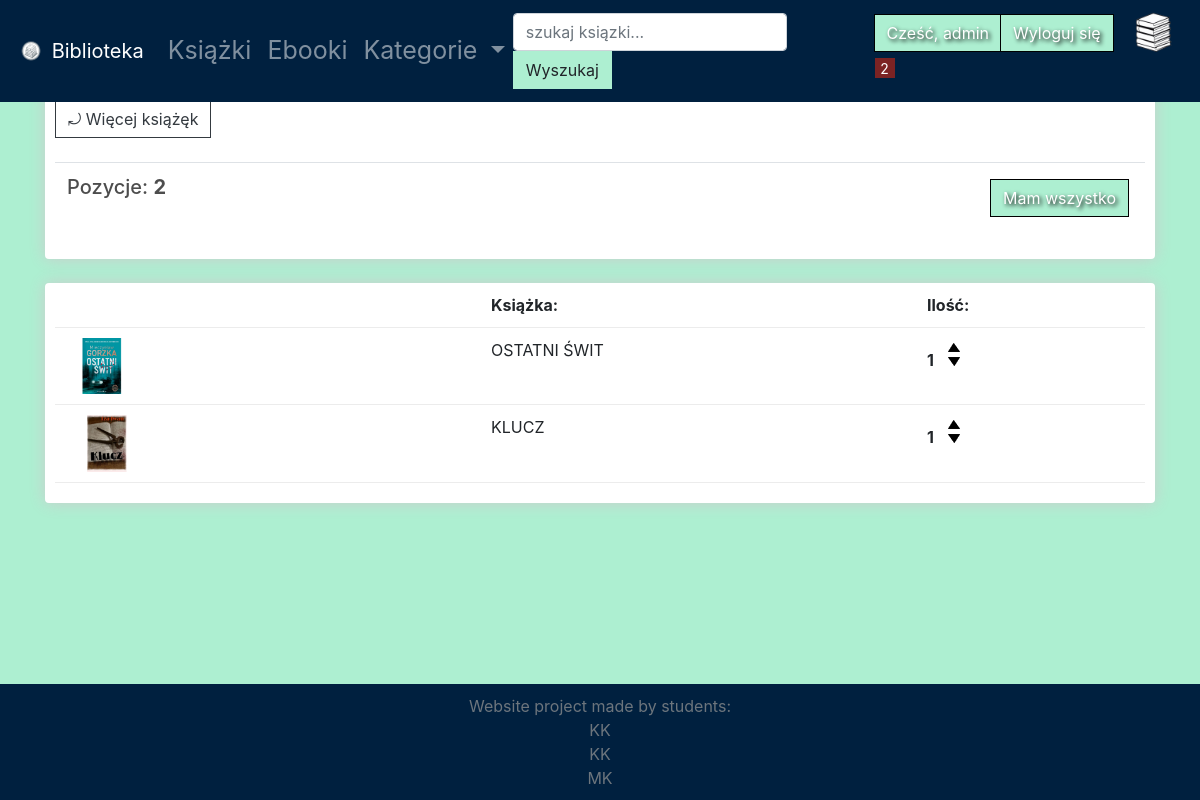
The app's page /cart/ (signed in) with its own data.
### bookstore/models.py (models this page shows, shortened)
class Order(models.Model): #koszyk
    customer = models.ForeignKey(Customer, on_delete=models.SET_NULL, null=True, blank=True)
    data_ordered = models.DateTimeField(auto_now_add=True) #bieżąca data i godzina
    complete = models.BooleanField(default=False, null=True, blank=True)
    transaction_id = models.CharField(max_length=40, null=True)
    return_data = models.DateTimeField(default=None, null=True, blank=True)  #data zwrotu
    @property
    def get_cart_items(self): #zlicza ile produktów ejst w koszyku
        order_items = self.orderitem_set.all()  # Pobierz wszystkie elementy OrderItem dla tego zamówienia
        total_items = 0
        for item in order_items:
            total_items += item.quantity
        return total_items

class OrderItem(models.Model): #produkt w koszyku
    product = models.ForeignKey(Product, on_delete=models.SET_NULL, blank=True, null=True)
    order = models.ForeignKey(Order, on_delete=models.SET_NULL, blank=True, null=True)
    quantity = models.IntegerField(default=0, null=True, blank=True)
    data_added = models.DateTimeField(auto_now_add=True)

class Product(models.Model):
    name = models.CharField(max_length=100, null=True)
    digital = models.BooleanField(default=False, null=True, blank=False)  #czy jest nie fizyczny
    genre = models.CharField(max_length=100, null=True) #gatunek ksiązki
    author = models.CharField(max_length=100, null=True)
    isbn = models.CharField(max_length=17, null=True, blank=True, unique=True)
    image = models.ImageField(null=True, blank=True)
    @property #dekorator pozwalający dotrzeć do tego jako atrybut a nie metoda
    def imageURL(self):
        try:
            url = self.image.url
        except:
            url=''
        return url

### bookstore/views.py (the view)
# urls.py: path('cart/', views.cart, name="cart"),
@login_required
def cart(request):
     if request.user.is_authenticated:
          customer = request.user.customer
          order, created = Order.objects.get_or_create(customer=customer, complete=False) # Pobranie lub utworzenie niezakończonego zamówienia dla tego klienta
          items = order.orderitem_set.all() #Pobranie wszystkich elementów zamówienia (OrderItem) dla danego zamówienia (Order)
     else:
          items = []
          order = {'get_cart_items':0, }
     context = {'items': items, 'order':order}
     return render(request, 'store/cart.html', context)

### bookstore/templates/store/cart.html
{% extends 'store/main.html' %}
{% load static %}
{% block content %}
    <div class="row">
	    <div class="col-lg-12">
		    <div class="box-element">
                <a  class="btn btn-outline-dark" href="{% url 'store' %}">&#10558; Więcej książęk</a>
	            <br>
	            <br>
	            <table class="table">
		            <tr>
			            <th><h5>Pozycje: <strong>{{order.get_cart_items}}</strong></h5></th>
			            <th>
				        <a  style="float:right; margin:5px;" class="btn btn-custom-color2" href="{% url 'checkout' %}">Mam wszystko</a>
			            </th>
		            </tr>
	            </table>
		    </div>
		    <br>
		    <div class="box-element">
                <div class="cart-row">
                    <div style="flex:2"></div>
                    <div style="flex:2"><strong>Książka:</strong></div>
                    <div style="flex:1"><strong>Ilość:</strong></div>
                </div>
				{% for item in items %}
                <div class="cart-row">
                    <div style="flex:2"><img class="row-image" src="{{item.product.imageURL}}"></div>
                    <div style="flex:2">{{item.product.name}}</div>
                    <div style="flex:1">
                        <p class="quantity">{{item.quantity}}</p>
			            <div class="quantity">
				        <img data-product="{{item.product.id}}" data-action="add" class="chg-quantity update-cart" src="{% static  'images/arrow-up.png' %}">
				        <img data-product="{{item.product.id}}" data-action="remove" class="chg-quantity update-cart" src="{% static  'images/arrow-down.png' %}">
			            </div>
                    </div>
                </div>
				{% endfor %}
		    </div>
	    </div>
    </div>
{% endblock content %}

### bookstore/templates/store/main.html (shortened to what this page needs)
<!DOCTYPE html>
{% load static %}
<html>
<head>
	<link rel="stylesheet" href="https://stackpath.bootstrapcdn.com/bootstrap/4.4.1/css/bootstrap.min.css">
	<link rel="stylesheet" type="text/css" href="{% static 'css/style.css' %}">
</head>
<body>
	<nav class="navbar navbar-expand-lg navbar-dark bg-dark fixed-top">
		<a class="navbar-brand" href="{% url 'store' %}"><img src="{%static 'images/logo.png'%}" width="30" height="30" class="d-inline-block align-top" alt="">
		Biblioteka
		</a>
		<div class="collapse navbar-collapse " id="navbarSupportedContent">
		  <ul class="navbar-nav mr-auto">
			<li class="nav-item">
			  <a class="nav-link" href="{% url 'books' %}">Książki</a>
			</li>
			<li class="nav-item">
			  <a class="nav-link" href="{% url 'digitals' %}">Ebooki</a>
			</li>
			<li class="nav-item dropdown">
			  <a class="nav-link dropdown-toggle" href="#" id="navbarDropdown" role="button" data-toggle="dropdown" aria-haspopup="true" aria-expanded="false">
				Kategorie
			  </a>
			</li>
		  </ul>
		  <form method="GET" action="{%url 'books'%}"class="form-inline collapse navbar-collapse justify-content-center my-2 my-lg-0">
			<div>
			<input class="form-control mr-sm-0" type="search" placeholder="szukaj ksiązki..." aria-label="Search" name="q">
			<button class="btn btn-custom-color my-0 my-sm-0" type="submit">Wyszukaj</button>
			</div>
		  </form>
		  	<div class="form-inline my-2 my-lg-0">
				{% if request.user.is_authenticated %}
					<a href="{% url 'profile' %}"class="btn btn-custom-color2">Cześć, {{request.user}}</a>
					<a href="{% url 'logout' %}"class="btn btn-custom-color2 btn-custome-color-wyloguj">Wyloguj się</a>
				{% else %}
					<a href="{% url 'login' %}"class="btn btn-custom-color2">Zaloguj się</a>
				{% endif %}
			      <a href="{% url 'cart' %}">
			        <img  id="cart-icon" src="{% static 'images/cartimg.png' %}">
				   </a>
			     <p id="cart-total">{{order.get_cart_items}}</p>
			</div>
		</div>
	  </nav>
    <div style="margin-top: 40px;"class="container">
		{% block content%}
		{% endblock content%}
	</div>
	<footer class="footer">
		<div class="container">
			<span class="text-muted">Website project made by students:</span>
			<span class="text-muted">KK</span>
			<span class="text-muted">KK</span>
			<span class="text-muted">MK</span>
		</div>
	</footer>
</body>
</html>

### static/css/style.css (style rules this page uses)
body { background-color: #adefd1ff; padding-top: 40px; display: flex; flex-direction: column; min-height: 100vh; }
h1, h2, h3, h4, h5, h6 { color: hsl(0, 0%, 30%); }
.box-element { box-shadow: hsl(0, 0%, 80%) 0 0 16px; background-color: #fff; border-radius: 4px; padding: 10px; }
.bg-dark { background-color: #00203fff !important; }
#cart-icon { width: 50px; display: inline-block; margin-left: 15px; }
#cart-total { display: block; text-align: center; color: #fff; background-color: rgb(124, 35, 35); width: 20px; height: 20px; border-radius: 0; font-size: 14px; }
.col-lg-4, .col-lg-6, .col-lg-8, .col-lg-12 { margin-top: 10px; }
.btn { border-radius: 0; }
.row-image { width: 100px; }
.cart-row { display: flex; align-items: flex-stretch; padding-bottom: 10px; margin-bottom: 10px; border-bottom: 1px solid #ececec; }
.quantity { display: inline-block; font-weight: 700; padding-right: 10px; }
.chg-quantity { width: 12px; cursor: pointer; display: block; margin-top: 5px; transition: 0.1s; }
.navbar-nav .nav-link { font-size: 25px; }
.btn-custom-color { background-color: #adefd1ff; }
.btn-custom-color2 { background-color: #adefd1ff !important; color: #ffffff; text-shadow: 2px 2px 4px #000000; border: none; outline: 1px solid rgb(0, 0, 0); }
.footer { margin-top: 40px; position: relative; left: 0; bottom: 0; width: 100%; background-color: #00203fff; color: #ffffff !important; text-align: center; padding: 10px; }
.text-muted { display: block; }
.container { flex: 1 0 auto; }

### records on screen
Order: get_cart_items "2"
OrderItem: product.imageURL (picture), product.name "OSTATNI ŚWIT", quantity "1"
OrderItem: product.imageURL (picture), product.name "KLUCZ", quantity "1"

### other values on screen
{{ request.user }} "admin"
